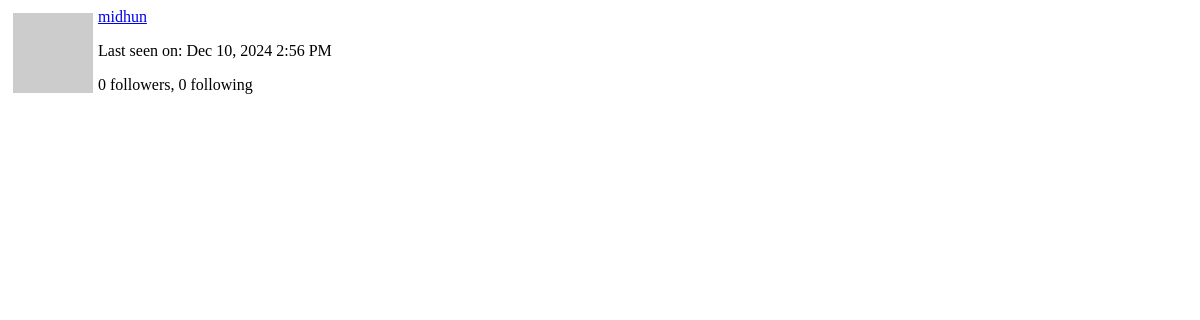
The page /user/midhun/popup (signed in) on the database as committed earlier.
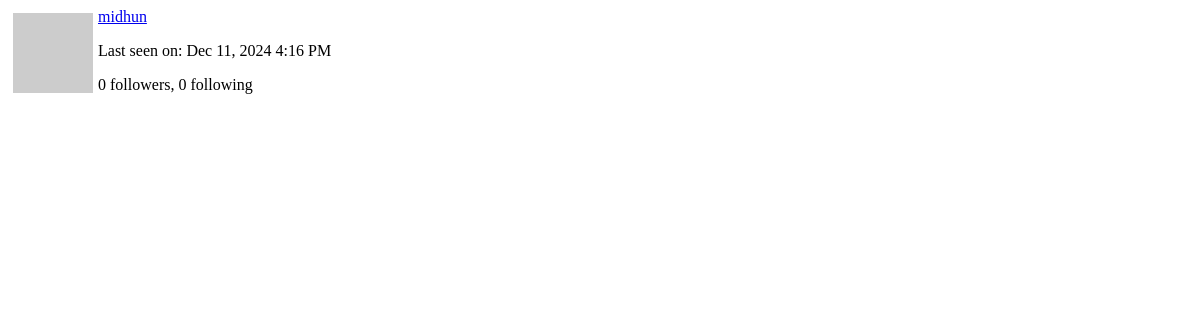
The same page on the database as committed later.
### app/models.py (models this page shows, shortened)
class User(UserMixin, db.Model):
    id: so.Mapped[int] = so.mapped_column(primary_key=True)
    username: so.Mapped[str] = so.mapped_column(sa.String(64), index=True,
                                                unique=True)
    email: so.Mapped[str] = so.mapped_column(sa.String(120), index=True,
                                             unique=True)
    password_hash: so.Mapped[Optional[str]] = so.mapped_column(sa.String(256))
    about_me: so.Mapped[Optional[str]] = so.mapped_column(sa.String(140))
    last_seen: so.Mapped[Optional[datetime]] = so.mapped_column(
        default=lambda: datetime.now(timezone.utc))
    posts: so.WriteOnlyMapped['Post'] = so.relationship(
        back_populates='author')
    following: so.WriteOnlyMapped['User'] = so.relationship(
        secondary=followers, primaryjoin=(followers.c.follower_id == id),
        secondaryjoin=(followers.c.followed_id == id),
        back_populates='followers')
    followers: so.WriteOnlyMapped['User'] = so.relationship(
        secondary=followers, primaryjoin=(followers.c.followed_id == id),
        secondaryjoin=(followers.c.follower_id == id),
        back_populates='following')
    def avatar(self, size):
        digest = md5(self.email.lower().encode('utf-8')).hexdigest()
        return f'https://www.gravatar.com/avatar/{digest}?d=identicon&s={size}'
    def followers_count(self):
        query = sa.select(sa.func.count()).select_from(
            self.followers.select().subquery())
        return db.session.scalar(query)
    def following_count(self):
        query = sa.select(sa.func.count()).select_from(
            self.following.select().subquery())
        return db.session.scalar(query)

### app/main/routes.py (the view)
@bp.route('/user/<username>/popup')
@login_required
def user_popup(username):
    user = db.first_or_404(sa.select(User).where(User.username == username))
    form = EmptyForm()
    return render_template('user_popup.html', user=user, form=form)

### app/__init__.py (called while the page is built)
def get_locale():
    return request.accept_languages.best_match(current_app.config['LANGUAGES'])

### app/main/routes.py (called while the page is built)
@bp.before_app_request
def before_request():
    if current_user.is_authenticated:
        current_user.last_seen = datetime.now(timezone.utc)
        db.session.commit()
        g.search_form = SearchForm()
    g.locale = str(get_locale())

### app/models.py (called while the page is built)
@login.user_loader
def load_user(id):
    return db.session.get(User, int(id))

    @classmethod
    def before_commit(cls, session):
        session._changes = {
            'add': list(session.new),
            'update': list(session.dirty),
            'delete': list(session.deleted)
        }

    @classmethod
    def after_commit(cls, session):
        for obj in session._changes['add']:
            if isinstance(obj, SearchableMixin):
                add_to_index(obj.__tablename__, obj)
        for obj in session._changes['update']:
            if isinstance(obj, SearchableMixin):
                add_to_index(obj.__tablename__, obj)
        for obj in session._changes['delete']:
            if isinstance(obj, SearchableMixin):
                remove_from_index(obj.__tablename__, obj)
        session._changes = None

### app/templates/user_popup.html (shortened to what this page needs)
<div>
    <img src="{{ user.avatar(64) }}" style="margin: 5px; float: left">
    <p><a href="{{ url_for('main.user', username=user.username) }}">{{ user.username }}</a></p>
    {% if user.last_seen %}
    <p>{{ _('Last seen on') }}: {{ moment(user.last_seen).format('lll') }}</p>
    {% endif %}
    <p>{{ _('%(count)d followers', count=user.followers_count()) }}, {{ _('%(count)d following', count=user.following_count()) }}</p>
  </div>

Rows that differ between the two databases and show on the page:
changed User "midhun": last_seen "Dec 10, 2024 2:56 PM" → "Dec 11, 2024 4:16 PM"
